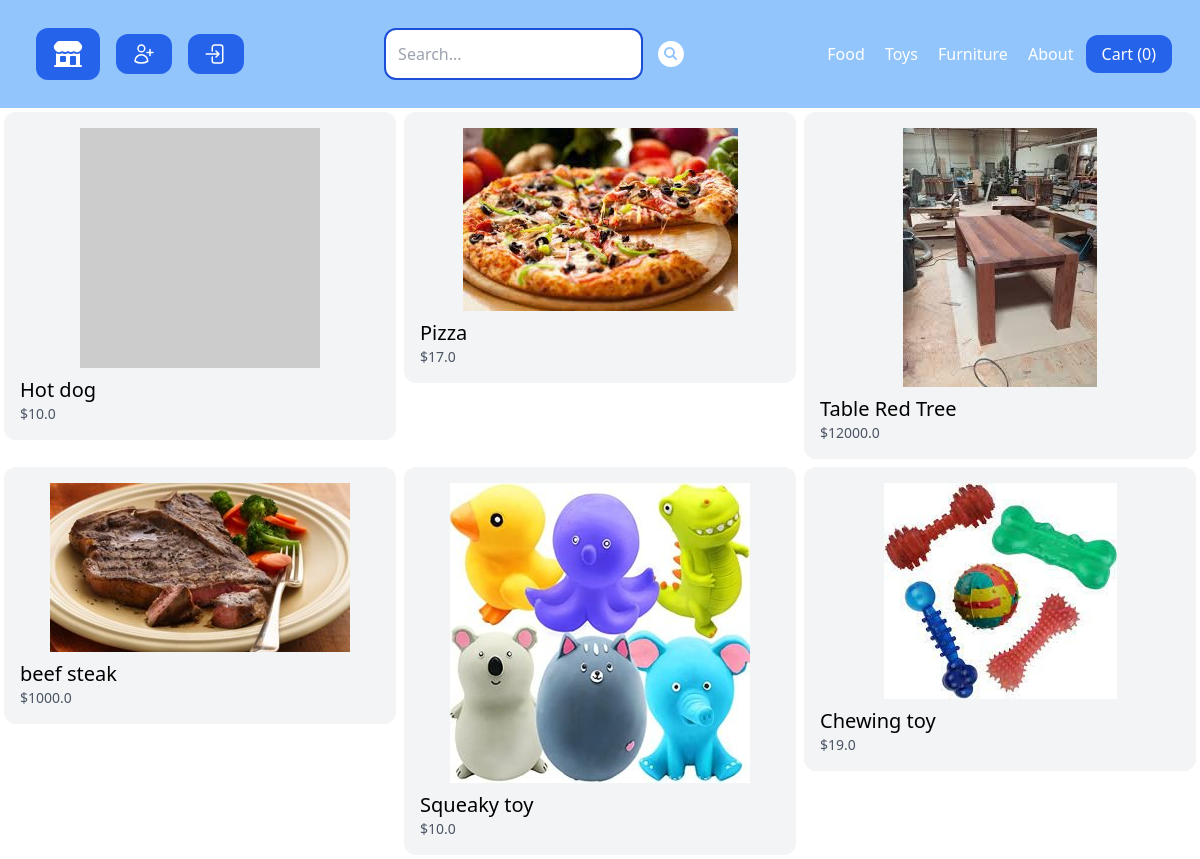
Before: / with the older database file.
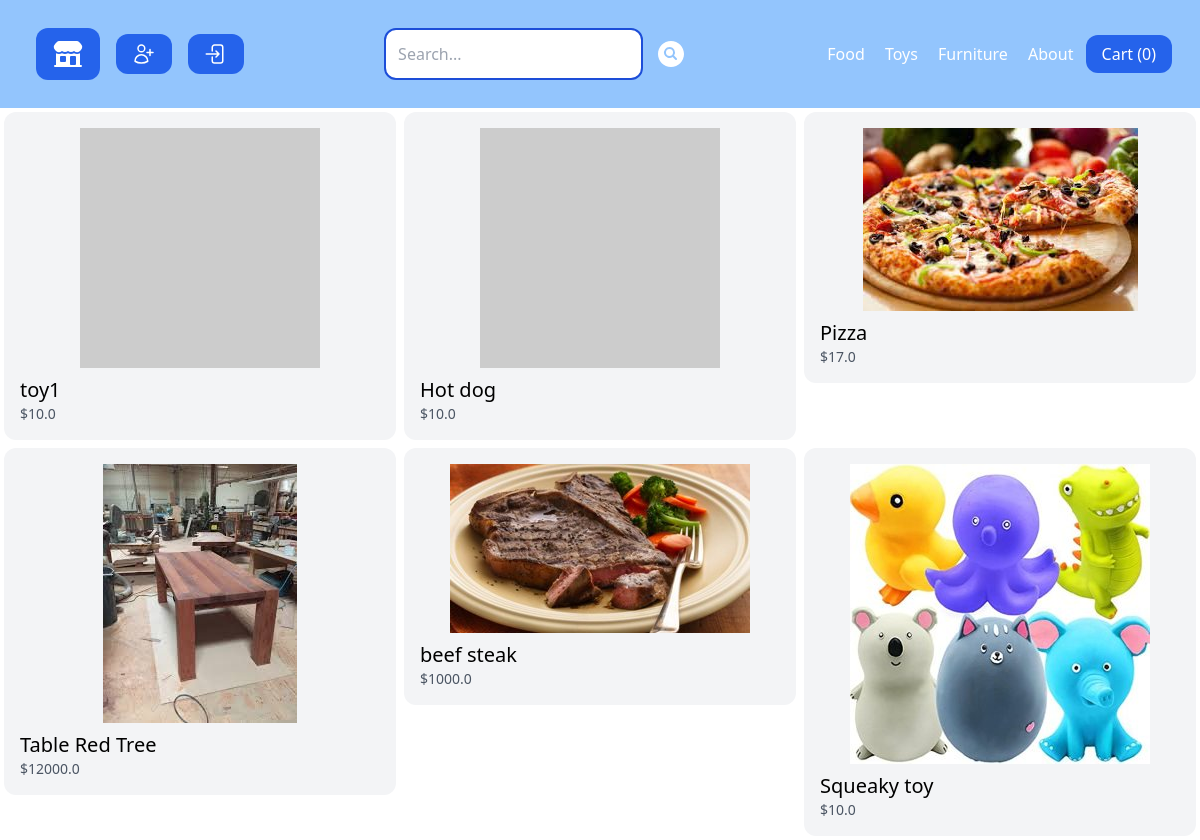
After: the same page with the newer database file.
### store/models.py (models this page shows, shortened)
class Category(models.Model):
    title = models.CharField(max_length = 50)
    slug = models.SlugField(max_length = 50)  # url representation field
    class Meta:
        verbose_name_plural = 'Categories'

class Product(models.Model):
    DRAFT = 'draft'
    WAITING_APPROVAL = 'waitingapproval'
    ACTIVE = 'active'
    DELETED = 'deleted'
    STATUS_CHOICES = (
        (DRAFT, 'Draft'),
        (WAITING_APPROVAL, 'Waiting Approval'),
        (ACTIVE, 'Active'),
        (DELETED,'Deleted'),
    )
    user = models.ForeignKey(User, related_name = 'products',on_delete = models.CASCADE)
    category = models.ForeignKey(Category, related_name='products', on_delete = models.CASCADE)
    title = models.CharField(max_length=50)
    slug = models.SlugField(max_length=50)
    description = models.TextField(blank=True)
    price = models.IntegerField()
    image = models.ImageField(upload_to='uploads/product_images/', blank=True, null=True)
    thumbnails = models.ImageField(upload_to='uploads/product_images/thumbnail/', blank=True, null=True)
    created_at = models.DateTimeField(auto_now_add = True)
    updated_at = models.DateTimeField(auto_now = True)
    status = models.CharField(max_length=50, choices=STATUS_CHOICES, default=ACTIVE)
    class Meta:
        ordering=('-created_at',) # put items in oder they was created
    def get_display_price(self):
        return self.price/100
    def get_thumbnail(self):
        if self.thumbnails:
            return self.thumbnails.url
        else:
            if self.image:
                self.thumbnails = self.make_thumbnail(self.image)
                self.save()
                return self.thumbnails.url
            else:
                return 'http://via.placeholder.com/240x240'

### core/views.py (the view)
# urls.py: path('',frontpage, name='frontpage'),
def frontpage(request):
    products = Product.objects.filter(status = Product.ACTIVE)[0:6] # show only first six items
    return render(request, 'core/frontpage.html', {
        'products':products
    })

### store/cart.py (called while the page is built)
    def __len__(self):
        return sum(item['quantity'] for item in self.cart.values())

### store/context_processors.py (called while the page is built)
def cart(request):
    return {'cart':Cart(request)}

### store/templatetags/menu.py (called while the page is built)
@register.inclusion_tag('core/menu.html') # we need add the menu.html
def menu():
    categories = Category.objects.all()
    return {'categories':categories}

### core/templates/core/frontpage.html (shortened to what this page needs)
{% extends 'core/base.html' %}
{% block content %}
{% include 'store/partials/products.html' %}
{%endblock%}

### core/templates/core/menu.html
{% for category in categories %}
<a
  href="{%url 'category_detail' category.slug %}"
  class="p-2 text-white hover:bg-blue-500 rounded-xl"
  >{{category.title}}</a
>
{%endfor%}
<a href="{% url 'about' %}" class="p-2 text-white hover:bg-blue-500 rounded-xl">
  About
</a>

### store/templates/store/partials/products.html
<div class="flex flex-wrap">
  {% for product in products %}
  <div class="product w-1/3 p-1">
    <div class="p-4 bg-gray-100 rounded-xl">
      <a href="{% url 'product_detail' product.category.slug product.slug %}">
        <div class="image">
          <img
            class="mx-auto"
            src="{{product.get_thumbnail }}"
            alt="{{product.title}}"
          />
        </div>
        <h2 class="mt-2 text-xl">{{product.title}}</h2>
        <p class="text-sm text-gray-600">${{product.get_display_price}}</p>
      </a>
    </div>
  </div>
  {% endfor %}
</div>

Changed rows visible on the page:
no longer on this page (row unchanged): Product: get_thumbnail (picture), title "Chewing toy", get_display_price "19.0"
added Product: title "toy1", get_display_price "10.0"
